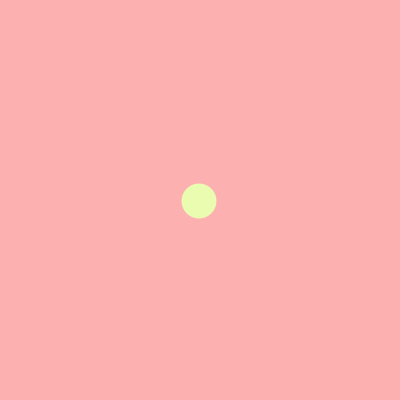
Frame 1 (no input)
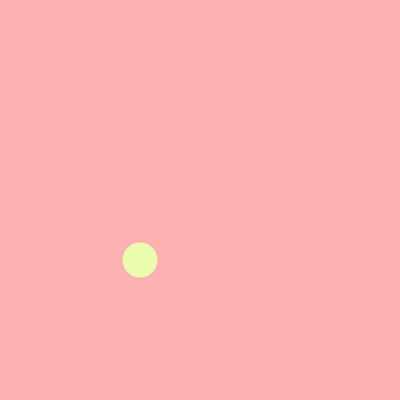
Frame 60 (the mouse pressed at the canvas centre just before this capture)
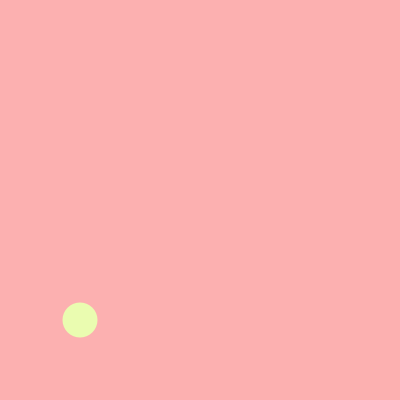
Frame 120 (the mouse held since frame 60 and released just before this capture)

The Processing sketch that drew these frames (run headless with seeded random() and noise(); from frame 60 on, the mouse is pressed at the canvas centre):

// Processing sketch: processing_84083
// ── processing_84083.pde

//Samantha G. Mods 14-15 Bouncing Ball
Ball jane;
void setup ()
{
  jane = new Ball();
  size(400, 400);
}
void draw ()
{
  background(252, 176, 176);
  jane.move();
  jane.bounce();
  jane.show();
}
class Ball
{
  int x, y;
  boolean up, right;
  Ball()
  {
    x=200;
    y=200;
    up=false;
    right=false;
  }

    void move()
    {
      if ( right == true)
      {
        x++;
      }
      else
      {
        x--;
      }
      if (up==true)
      {
        y--;
      }
      else
      {
        y++;
      }
    }
    void bounce()
    {
      if ( x >= 400)
      {
        right = false;
      }
      if ( x <= 0)
      {
        right = true;
      }
      if (y >= 400)
      {
        up = true;
      }
      if (y <= 0)
      {
        up = false;
      }
    }
    void show ()
    {
      noStroke();
      fill(234,252,176);
      ellipse(x, y, 35, 35);
    }
  }
